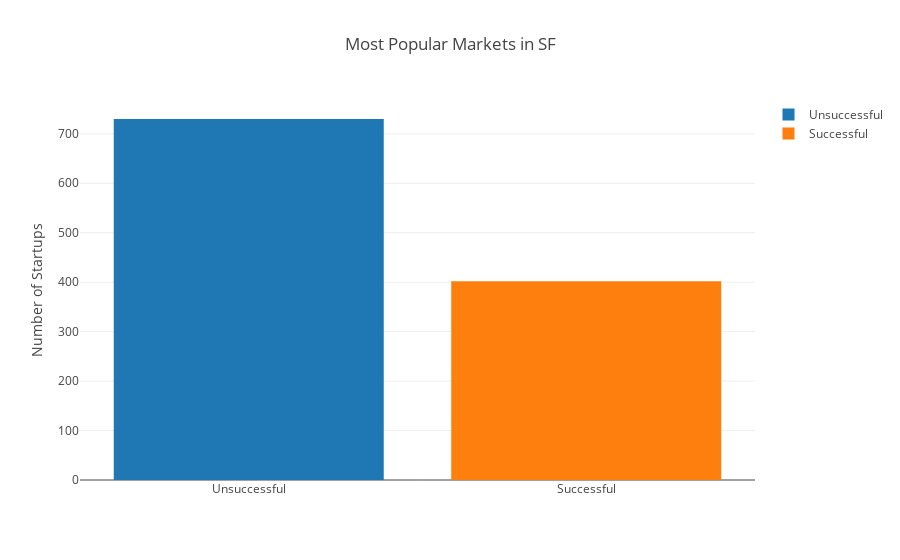

Notebook source saved alongside this figure:
### Code cell
trace1 = go.Bar(
    x=['Successful'],
    y=[count_*mean_],
    name='Successful'
)
trace2 = go.Bar(
    x=['Unsuccessful'],
    y=[count_*(1-mean_)],
    name='Unsuccessful'
)
    
data = [trace2,trace1]
layout = go.Layout(
    title ='Most Popular Markets in SF',
    yaxis=dict(title='Number of Startups')
)

fig = go.Figure(data=data, layout=layout)
iplot(fig, filename='stacked-bar')

### Figure 1 — Plotly figure (JSON) as saved in the notebook; plotly's stock layout.template omitted (floating-point values rounded to 4 significant figures)
{"data": [{"name": "Unsuccessful", "type": "bar", "uid": "4397550c-dd45-11e8-b75e-6a000073fc60", "x": ["Unsuccessful"], "y": [730.0]}, {"name": "Successful", "type": "bar", "uid": "43975734-dd45-11e8-b7ac-6a000073fc60", "x": ["Successful"], "y": [402.0]}], "layout": {"title": "Most Popular Markets in SF", "yaxis": {"title": "Number of Startups"}}}
